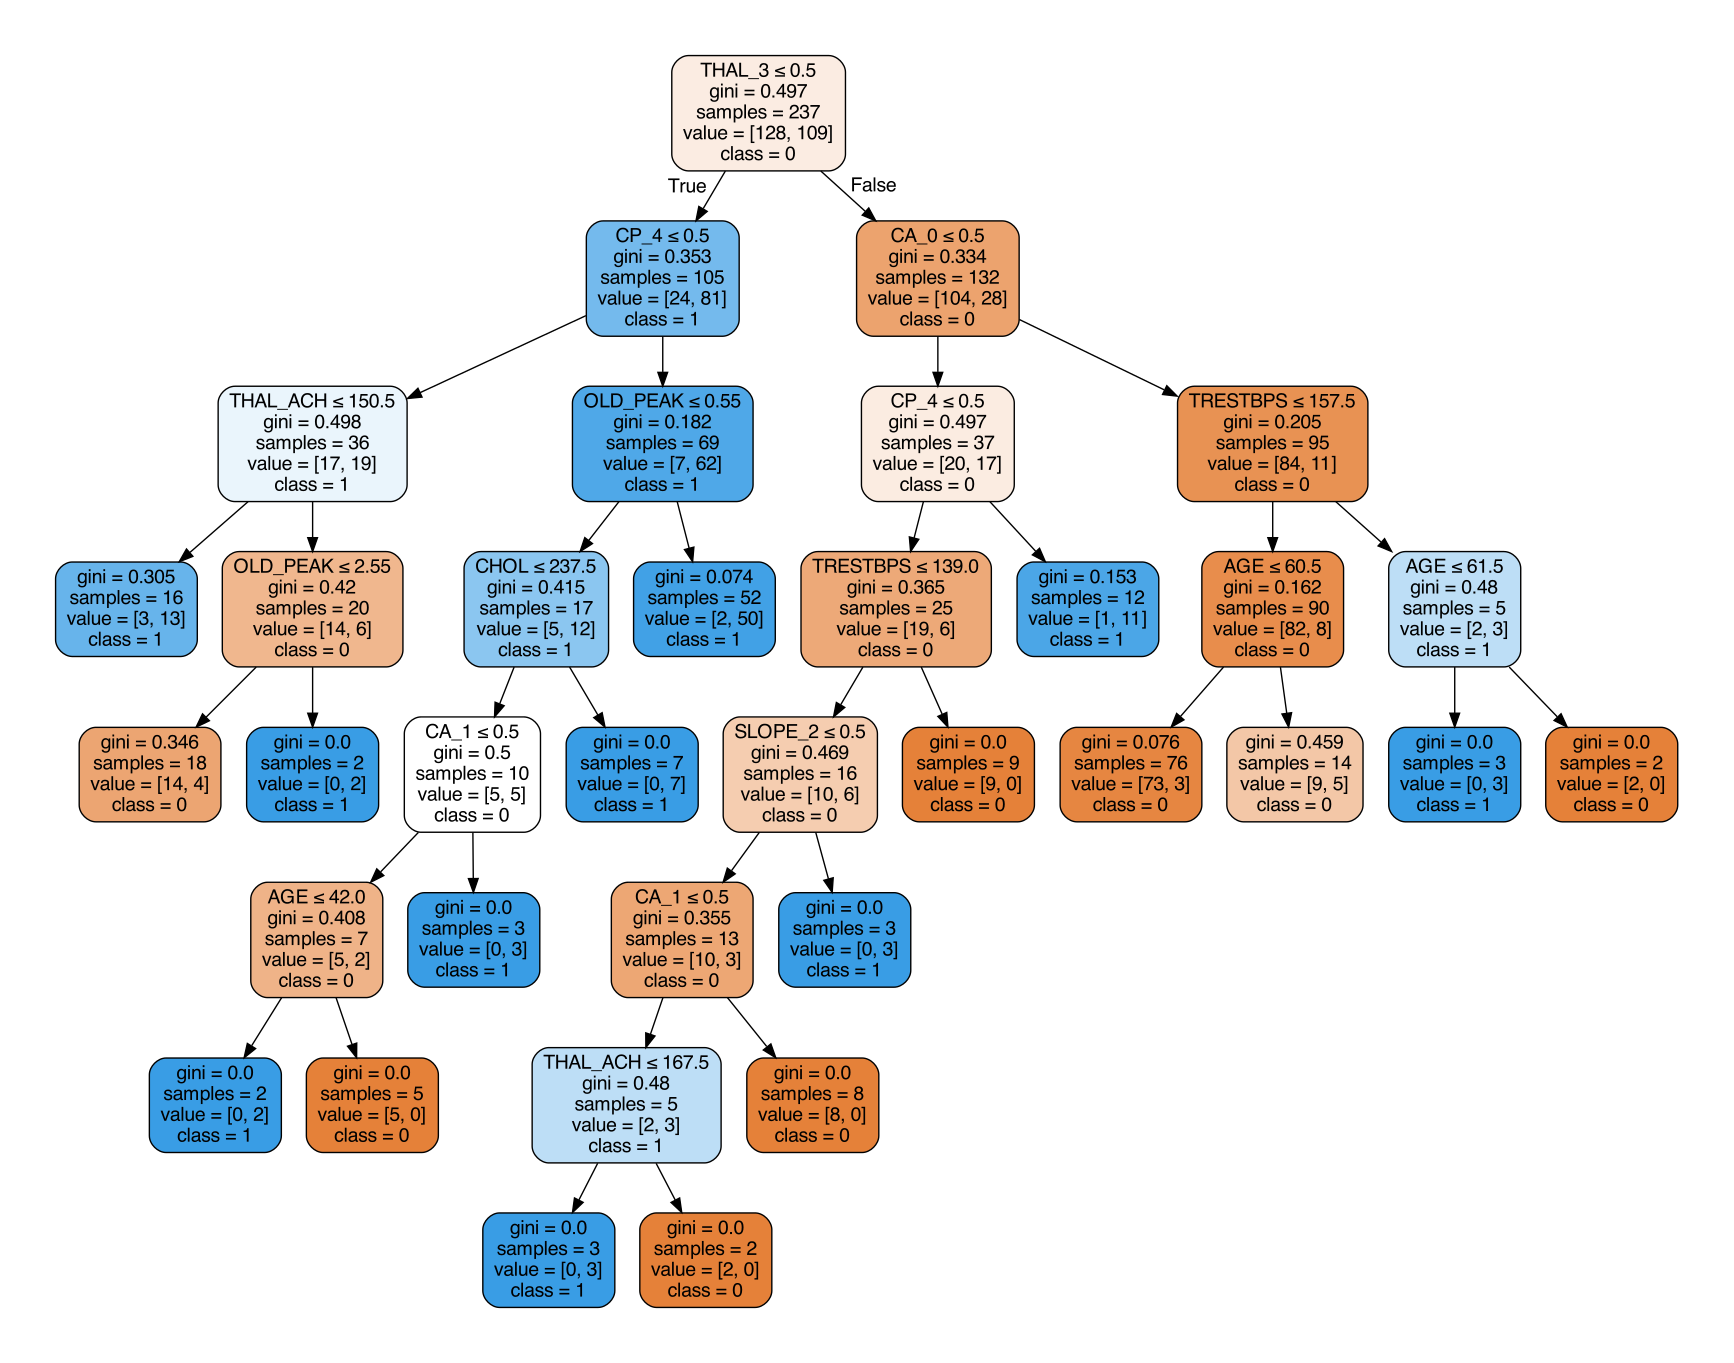

Write Python code to recreate this figure.
import sklearn
import pandas as pd
import seaborn as sn
from sklearn import tree
from numpy import sqrt
from numpy import argmax
from sklearn.metrics import confusion_matrix
from sklearn.model_selection import train_test_split
import matplotlib.pyplot as plt

heart_df=pd.read_csv("processed.cleveland.csv")
heart_df.head()
heart_df.describe()

#y = heart_df.PRED

features = ['AGE','SEX', 'CP', 'TRESTBPS', 'CHOL', 'FBS', 'REST_ECG', 'THAL_ACH',  'EXANG', 'OLD_PEAK', 'SLOPE',  'CA',  'THAL']
#X = heart_df[features]

#categorical variables
heart_df_dummies = pd.get_dummies(heart_df, columns=['CP','REST_ECG','SLOPE','CA','THAL'])

print('Categorical Column names: ', heart_df_dummies.columns.tolist())
print(heart_df_dummies.head(5))

y = heart_df_dummies['PRED']
X = heart_df_dummies.drop(['PRED'], axis=1)

X_train,X_test,y_train,y_test=train_test_split(X,y,test_size=.20,random_state=5, stratify=y)


## Decision Tree ##
classifier = tree.DecisionTreeClassifier(random_state=0)
path = classifier.cost_complexity_pruning_path(X_train, y_train)
ccp_alphas, impurities = path.ccp_alphas, path.impurities

fig, ax = plt.subplots()
ax.plot(ccp_alphas[:-1], impurities[:-1], marker='o', drawstyle="steps-post")
ax.set_xlabel("effective alpha")
ax.set_ylabel("total impurity of leaves")
ax.set_title("Total Impurity vs effective alpha for training set")


clfs = []
for ccp_alpha in ccp_alphas:
    clf = tree.DecisionTreeClassifier(random_state=0, ccp_alpha=ccp_alpha)
    clf.fit(X_train, y_train)
    clfs.append(clf)
print("Number of nodes in the last tree is: {} with ccp_alpha: {}".format(
      clfs[-1].tree_.node_count, ccp_alphas[-1]))


train_scores = [clf.score(X_train, y_train) for clf in clfs]
test_scores = [clf.score(X_test, y_test) for clf in clfs]

fig, ax = plt.subplots()
ax.set_xlabel("alpha")
ax.set_ylabel("accuracy")
ax.set_title("Accuracy vs alpha for training and testing sets")
ax.plot(ccp_alphas, train_scores, marker='o', label="train",
        drawstyle="steps-post")
ax.plot(ccp_alphas, test_scores, marker='o', label="test",
        drawstyle="steps-post")
ax.legend()
plt.show()
ix = argmax(test_scores)
print('best ccp_alpha value',ccp_alphas[ix],' produce accuracy ',test_scores[ix] )

classifier = tree.DecisionTreeClassifier(random_state=0, ccp_alpha=ccp_alphas[ix])
classifier.fit(X_train, y_train)

#Predicting the Test set results
y_pred = classifier.predict(X_test)
cm_test = confusion_matrix(y_test, y_pred)

y_pred_train = classifier.predict(X_train)
cm_train = confusion_matrix(y_train, y_pred_train)

print('Accuracy for training set for Decision Tree = {}'.format((cm_train[0][0] + cm_train[1][1])/len(y_train)))
print('Accuracy for test set for Decision Tree = {}'.format((cm_test[0][0] + cm_test[1][1])/len(y_test)))

conf_matrix=pd.DataFrame(data=cm_test,columns=['Predicted:0','Predicted:1'],index=['Actual:0','Actual:1'])
plt.figure(figsize = (8,5))
sn.heatmap(conf_matrix, annot=True,fmt='d',cmap="YlGnBu")
plt.show()
plt.clf()

import graphviz
dot_data = tree.export_graphviz(classifier, out_file=None, feature_names=heart_df_dummies.drop(['PRED'], axis=1).columns.tolist(), class_names=['0','1'],
	filled=True, rounded=True, special_characters=True)
graph = graphviz.Source(dot_data)
graph.render("heart_tree")

fi = pd.DataFrame({'feature': list(X_train.columns), 'importance': classifier.feature_importances_}).sort_values('importance',ascending = False)

print(fi.head())
